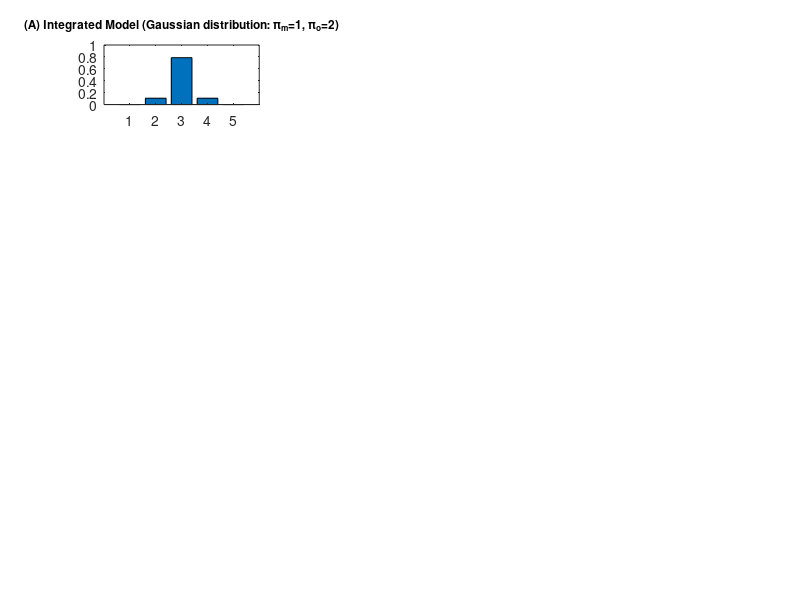

This chart was generated by the following MATLAB code: (Note: this script raises an error after producing the figure.)




clear all
close all




% Observations
load S.mat; cond=4;                                                         % Load specific observations
o1=S(cond).O1(1,:);                                                         % Positive to negative to positive again
o1=[o1 o1];                                                                 % Double the size of o1 to get more observations
% plot(o1);                                                                 % Plot (normally distributed) observations

% Lenghts for for loops
NOs = max(o1);                                                              %   10    o1   outcomes
NS1 = 5;                                                                    %    5    S1   states (priors)
NM1 = 4;                                                                    %    4    M1   models (hyperpriors)
Tau = 2;                                                                    %    2   Tau   observations per trial
T =  length(o1)/2;                                                          %   80     T   trials
Nobs = length(o1);                                                          %  160    O1   observations (behaviours)

% Key parameters
eta   = [0.00  1.00  0.00  0.00];                                           % Learning rate (high = fast update of Dirichlet priors)
omega = [1.00  0.75  1.00  1.00];                                           % Forgetting rate (high = slow forgetting of Dirichlet priors)
ps1   = [1.45  1.00  1.45  1.00];                                           % Precision of P(s1|m1): Higher = more internal mentalizing
po1   =  2.00;                                                              % Precision of P(o1|s1): Higher = more external mentalizing




% Hyperpriors: priors of mental states: P(s1|m1)
% (how mental states are generated by model of Self/Other)
S1 = [0 3 5 7 10];                                                          % Values x at which to evaluate probability density function
prior_s1_m1(:, 1 ) = normpdf(S1,  1,  1/ps1(1));                            % Discrete Gaussian with μ=01 & σ=0.7, reflecting states under  NEGATIVE  mental model
prior_s1_m1(:, 2 ) = normpdf(S1,  5,  1/ps1(2));                            % Discrete Gaussian with μ=05 & σ=1.0, reflecting states under   NORMAL   mental model
prior_s1_m1(:, 3 ) = normpdf(S1,  9,  1/ps1(3));                            % Discrete Gaussian with μ=09 & σ=0.7, reflecting states under  POSITIVE  mental model
prior_s1_m1(:, 4 ) = ones(1, 5, 1/ps1(4));                                  % Discrete distribution with only 1s,  reflecting states under   EMPTY    mental model
% plot(prior_s1_m1)                                                         % Plot NORMAL (bell curve), BAD (positively skewed), GOOD (negatively skewed), and EMPTY (flat)

% Add concentration parameters
% (which encode how rigid a belief is)
prior_s1_m1(:, 1 ) = prior_s1_m1(:, 1 )*100000;                             % Positively Skewed   (Negative)   &  Rigid Hyperprior (based on 100000 concentration parameters)
prior_s1_m1(:, 2 ) = prior_s1_m1(:, 2 )*100;                                % Gaussian           (Integrated)  &  Flexible Hyperprior (based on 100 concentration parameters)
prior_s1_m1(:, 3 ) = prior_s1_m1(:, 3 )*100000;                             % Negatively Skewed   (Positive)   &  Rigid Hyperprior (based on 100000 concentration parameters)
prior_s1_m1(:, 4 ) = prior_s1_m1(:, 4 )*1;                                  % Flat                  (Empty)    &  Plastic Hyperprior (based on zero concentration parameters)

% Normalize priors (to ensure probabilities sum to 1)
% (by dividing each prior with the sum of its states)
P_S1_M1(:, 1 ) = prior_s1_m1(:, 1 )./sum(prior_s1_m1(:, 1 ));               % P(S1|M1) = States under  NEGATIVE  model
P_S1_M1(:, 2 ) = prior_s1_m1(:, 2 )./sum(prior_s1_m1(:, 2 ));               % P(S1|M1) = States under INTEGRATED model
P_S1_M1(:, 3 ) = prior_s1_m1(:, 3 )./sum(prior_s1_m1(:, 3 ));               % P(S1|M1) = States under  POSITIVE  model
P_S1_M1(:, 4 ) = prior_s1_m1(:, 4 )./sum(prior_s1_m1(:, 4 ));               % P(S1|M1) = States under    EMPTY   model

% Initialize distributions
% for trial-trial inferences
P_S1_M1_O =  nan(NS1, NM1, T);                                              % 5x4x40   matrix  encoding P(S1|M1,O) over T=40 trials
P_S1_O    =  nan(NS1, T);                                                   % 5x40     matrix  encoding P(S1|O)    over T=40 trials
P_M1_O    =  nan(NM1, T);                                                   % 4x40     matrix  encoding P(M1|O)    over T=40 trials
Pr        =  nan(NS1, NM1);                                                 % 5x4      matrix  encoding P(S1|M1)
P_O_SM    =  nan(NS1, NM1);                                                 % 5x4      matrix  encoding P(O1|S1,M1)
P_O1_S1   =  nan(NOs, NS1);                                                 % 10x5     matrix  encoding P(O1|S1) (see next %)

% Get likelihood: P(O1|S1)
O1 = 1:1:max(o1);                                                           % Outcomes [1 2 3 4 5 6 7 8 9 10]
for s1=1:NS1                                                                % For loop to create the (10x5) likelihood matrix: P(O1|S1)
    pdf = normpdf(O1, S1(s1), 1/po1);                                       % Discrete Gaussian with μ=(S1) & σ=1/po1, representing each S1
    P_O1_S1(:,s1) = pdf./sum(pdf);                                          % Normalize Gaussian by dividing each of its columns with its SUM
end                                                                         % End result is 10x5 matrix representing all state-outcome mappings




o=1;                                                                        % Indicator of which observation the agent experiences at trial t, time tau
i=1;                                                                        % Indicator of Figure position (see PLOTTING section at line 182)

for model=1:5
    
    
    
    if model==1                                                             % IF function to run through five models
       FF=figure;                                                           % Open up one and only figure in the first iteration
       % FF = figure('Position', [100, 100, 1550, 1100]);                   % Use this to print out figure in a higher resolution
       prior_m1 = [0 1 0 0];                                                % This allows only the  NORMAL  mental model to be active
       colour='cyan';
    
    elseif model==2
       prior_m1 = [1 0 0 0];                                                % This allows only the NEGATIVE mental model to be active
       colour = [0.1000 0.4470 0.9000];
    
    elseif model==3
       prior_m1 = [0 0 1 0];                                                % This allows only the POSITIVE mental model to be active
       colour = [0.95 0 0];
    
    elseif model==4
       prior_m1 = [1 0 1 0];                                                % This allows both the NEGATIVE & POSITIVE models to be active (creating a SPLIT mental model)
       colour='black';
    
    else
       prior_m1 = [0 0 0 1];                                                % This allows only the EMPTY mental model to be active
       colour='yellow';
    
    end
    
    P_M1(:,1) = prior_m1./sum(prior_m1);                                    % Normalize distribution of mental model: P(M1)
    
    
    
    for t=1:T                                                               % For loop from t=1 to T=40 (number of trials)
        
        
        % -------------------------------------------------------------- % 
        % ------------------------- INFERENCE -------------------------- % 
        % -------------------------------------------------------------- % 
        %  Inference involves inverting the model by looping over states % 
        % -------------------------------------------------------------- % 
        for tau=1:Tau                                                       % For loop from tau=1 to Tau=2 (number of observations per trial)
            
            for m1=1:NM1                                                    % For loop from m1=1 to NM1=4 (number of state configurations / hyperpriors)
                
                % PRIORS
                if tau==1                                                   % If-then function to create priors of states based on mental models: P(S1|M1)
                   Pr(:, m1) = P_S1_M1(:, m1, t)*P_M1(m1, t);               % For the first observation (at t=1 & tau=1) the prior is P(S1|M1)*P(M1)
                else                                                        % For all other (tau) observations (in all other trials), 
                   Pr(:, m1) = P_S_O(:, m1);                                % the prior is simply the previous posterior: P(S1,M1|O).
                end                                                         % Pr = Prior = 5x4 matrix = how probable each state is under a given mental model
                
                % LIKELIHOODS
                P_O_SM(:, m1) = P_O1_S1(o1(o), :);                          % P(O1_tau|S1) = 5x4 matrix = How likely each state is given a particular observation
            
            end
            
            % BAYESIAN INVERSION                                            % Use Bayes' rule to invert generative model and obtain P(S1,M1|O)
            P_J   = Pr.*P_O_SM;                                             % Bayes numerator: Joint probability: P(O1,S1,M1)
            Po    = sum(P_J(:));                                            % Bayes denominator: Marinal probability: P(O)
            P_S_O = P_J./Po;                                                % Posterior: P(S1,M1|O) = Joint / Marginal = 10x4 matrix
            
            o=o+1;                                                          % Add 1 to the variable that indicates which observation is experienced at trial T, time tau
        
        end
        
        % Marginal posteriors at the end of the trial
        P_S1_M1_O(:,:,t) = squeeze(P_S_O);                                  % Squeeze the posterior at time t into a placeholder variable
        P_S1_O(:,t)      = sum(P_S_O,2);                                    % Sum rows of P_S_O (prob of states given observations across all models)
        P_M1_O(:,t)      = squeeze(sum(P_S_O,1));                           % Sum columns of P_S_O (prob of each model being endorsed based on state likelihood)
        
        
        % -------------------------------------------------------------- % 
        % ------------------------- LEARNING --------------------------- % 
        % -------------------------------------------------------------- % 
        %  Learning involves updating Dirichlet concentration parameters % 
        % -------------------------------------------------------------- % 
        
        % Update concentration parameters of Dirichlet priors
        prior_s1_m1(:,1) = omega(1)*prior_s1_m1(:,1) + ...                  % Dirichlet prior denoting P(S1|M1=NEGATIVE)
                           eta(1)*P_S1_M1_O(:,1,t);                         
        prior_s1_m1(:,2) = omega(2)*prior_s1_m1(:,2) + ...                  % Dirichlet prior denoting P(S1|M1=INTEGRATED)
                           eta(2)*P_S1_M1_O(:,2,t);                         
        prior_s1_m1(:,3) = omega(3)*prior_s1_m1(:,3) + ...                  % Dirichlet prior denoting P(S1|M1=POSITIVE)
                           eta(3)*P_S1_M1_O(:,3,t);                         
        prior_s1_m1(:,4) = omega(4)*prior_s1_m1(:,4) + ...                  % Dirichlet prior denoting P(S1|M1=EMPTY)
                           eta(4)*P_S1_M1_O(:,4,t);                         
        prior_m1         = omega(2)*prior_m1 + ...                          % Dirichlet prior denoting P(M1=ALL)
                           eta(2)*P_M1_O(:,t)';                             
        
        % Normalise priors
        P_S1_M1(:, 1, t+1) = prior_s1_m1(:, 1)/sum(prior_s1_m1(:,1),1);     % Column 1 of P(S1|M1=NEGATIVE)   divided by its sum
        P_S1_M1(:, 2, t+1) = prior_s1_m1(:, 2)/sum(prior_s1_m1(:,2),1);     % Column 2 of P(S1|M1=INTEGRATED) divided by its sum
        P_S1_M1(:, 3, t+1) = prior_s1_m1(:, 3)/sum(prior_s1_m1(:,3),1);     % Column 3 of P(S1|M1=POSITIVE)   divided by its sum
        P_S1_M1(:, 4, t+1) = prior_s1_m1(:, 4)/sum(prior_s1_m1(:,4),1);     % Column 4 of P(S1|M1=EMPTY)      divided by its sum
        P_M1(:, t+1)       = prior_m1./sum(prior_m1);                       % Column 1 of P(M1)               divided by its sum
        
        
    end
    
    
    
    % ------------------------------------------------------------------ % 
    % --------------------------- PLOTTING ----------------------------- % 
    % ------------------------------------------------------------------ % 
    %                Plotting iteratively all five models                % 
    % ------------------------------------------------------------------ % 
    
    % Prepare variables for plotting
    P_S1_O_plot = P_S1_O;                                                   % New placeholder variable for P(S1|O1)
    
    % Expand posteriors for plotting purposes
    o=1;                                                                    % Indicator for observation
    for t=1:T                                                               % For loop across all time points T=80
        for tau=1:Tau                                                       % For loop across all trials Tau=2
        P_S1_O_plot(:,o)        = P_S1_O(:,t);                              % Turn ts into os for P(S1|O1)
        o=o+1;                                                              % Add 1 to observation
        end                                                                 
    end                                                                     
    
    % Posterior over outcomes
    Xo=P_O1_S1;                                                             % P(O1|S1)
    for o=1:Nobs                                                            % For loop from o=1 to all observations=160
        Xo(:,o) = P_O1_S1*P_S1_O_plot(:,o);                                 % Marginalise over s1: Likelihood (P(O1|S1)) * Marginal Posterior (states after obs: P(S1|O1))
    end
    
    % Find posterior prediction
    a=NaN(1,160);                                                           % Initialize a: posterior prediction
    for o=1:Nobs                                                            % For loop across all observations = 160
        a(:,o) = find(Xo(:,o)==max(Xo(:,o)));                               % Find location of maximal Xo in each column (trial)
    end                                                                     % End result = 1x160 indicating posterior predictions
    
    % PLOT models
    subplot(5,3,i);                                                         % Subplot: 5 rows, 3 columns, i=first (left) column
    if model==1
       h=bar(P_S1_M1(:,2)); 
       title('(A) Integrated Model (Gaussian distribution: π_{m}=1, π_{ο}=2)', ...
             'FontSize', 8.5)
    elseif model==2
       h=bar(P_S1_M1(:,1));
       title('(B) Negative Model (Left skewed distribution: π_{m}=1.4, π_{ο}=2)', ...
             'FontSize', 8.5)
    elseif model==3
       h=bar(P_S1_M1(:,3));
       title('(C) Positive Model (Right skewed distribution: π_{m}=1.4, π_{ο}=2)', ...
             'FontSize', 8.5)
    elseif model==4
       h=bar(P_S1_M1(:,1)); h.FaceColor=colour; hold on
       h=bar(P_S1_M1(:,3));
       title('(D) Split Model (Left & Right skewed distributions: π_{m}=1.4, π_{ο}=2)', ...
             'FontSize', 8.5)
    else
       h=bar(P_S1_M1(:,4));
       title('(E) Empty Model (Flat distribution: π_{m}=0, π_{ο}=2)', ...
             'FontSize', 8.5)
       xlabel('\fontsize{8.5} States')
    end
    ylim([0 1]); 
    h.FaceColor=colour;
    ylabel('\fontsize{8.5} P(S1|M1)')
    
    hold on
    
    % PLOT posteriors
    subplot(5,3,[i+1 i+2]);                                                 % Subplot: 5 rows, 3 columns, i=two (right) columns
    plot(o1,'ko', 'Color','k', ...
        'Markersize',8, ...
         MarkerFaceColor=[.8 .8 .8]); hold on;
    plot(a(:,:),'ko', 'Color','k', 'Markersize',6, MarkerFaceColor=colour); 
    hold on; ylim([0 11]);
    
    if model==1
       title('(A) (External) Mental Inferences under integrated model (cyan circles) and normal observations (grey circles)')
    elseif model==2
       title('(B) (External) Mental Inferences under negative model (blue circles) and normal observations (grey circles)')
    elseif model==3
       title('(C) (External) Mental Inferences under positive model (red circles) and normal observations (grey circles)')
    elseif model==4
       title('(D) (External) Mental Inferences under split model (black circles) and normal observations (grey circles)')
    else
       title('(E) (External) Mental Inferences under empty model (yellow circles) and normal observations (grey circles)')
       xlabel('\fontsize{8.5} Trial')
    end
    
    ylabel('\fontsize{8.5} Observation')
    
    hold on
    
    i = i+3;                                                                % Add 3 to i to move to next row (after having filled 3 columns)
    o = 1;                                                                  % Initialize observations (for the next model)
    
    
end

% Get current figure handle
fig = gcf;

% Set figure units to inches
fig.Units = 'inches';
fig.PaperUnits = 'inches';

% Define desired width and height (e.g., 14x10 inches)
width = 14;
height = 10;

% Adjust on-screen figure size
fig.Position(3:4) = [width, height];

% Configure paper settings
fig.PaperPositionMode = 'manual';
fig.PaperPosition = [0 0 width height];
fig.PaperSize = [width height];

% Set background color to white
fig.Color = 'white';            % White background color
fig.InvertHardcopy = 'off';     % Maintain existing colors

% Save as PDF with vector renderer
print(fig, 'Figure 4.pdf', '-dpdf', '-painters');
